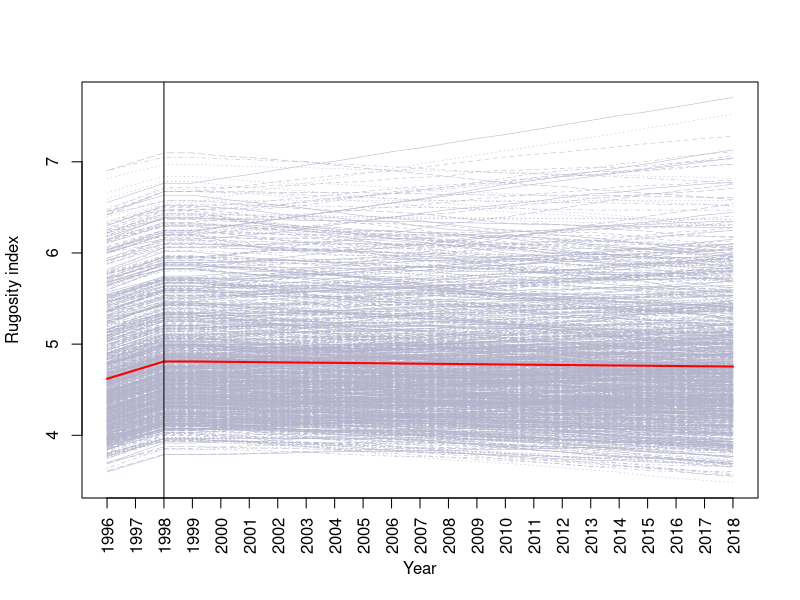

This figure's R source: (Note: this script raises an error after producing the figure.)

# Orbicella annularis structural complexity model for rates of multidecadal framework erosion (1998 - 2018)  
# parameterised using the field-data from Long Cay (Roff et al 2015 Global Change Biology, https://doi.org/10.1111/gcb.13006)
# g.roff@uq.edu.au [26th February 2019]


rm(list=ls()) # clear history
set.seed(101) # set seed


###### Loop model for 1000 simulations ----

df = NULL
for (k in 1:1000)
    {
     cat("model loop",k,"\n")


### # 1. Create cross section of O.annularis parameterised from field data ----

## Colony width derived from 95 colonies of Orbicella annularis measured at Long Cay in 2000 (Roff et al 2015 GCB)
cDiameter <- rnorm(1, mean = 78.85, sd = 30.98) # sample colony width from distribution
cDiameter[cDiameter <30] <- 30 # set minimum colony size at 20cm based on field data
cHeight <- (cDiameter*0.56) + 45.5 # convert colony width to height using equation from Roff et al (2015) GCB (Figure S2)

nrams<-round(cDiameter/(9.08 + 4.73)) # nrams is number of ramets within a colony (colony diameter divided by average ramet diameter and ramet spacing)

## Ramet diameters derived from 30 colonies of Orbicella annularis measured at Long Cay in 2000 (Roff et al 2015 GCB)
nDiameterR<-rnorm(round(nrams), mean = 9.08, sd = 3.15) # for the number of ramets in colony, randomly sample ramet diameter from distribution
nDiameterR[nDiameterR <2] <-2 # set minimum size at 2cm based on field data

## Ramet spacing derived from 50 colonies of Orbicella annularis measured at Long Cay in 1998
nSpacing <- rnorm(round(nrams), mean = 4.73, sd = 0.83) # for the number of ramets in colony, randomly sample ramet spacing from distribution
nSpacing[nSpacing <0.4] <- 0.4 # set minimum spacing at 0.4cm based on field data

nDiameter<-(nDiameterR+nSpacing)

# Ramet heights derived from 30 colonies of Orbicella annularis measured at Long Cay in 2000 (Roff et al 2015 GCB)
nHeight<-rnorm(nrams, mean = 6.77, sd = 2.7)  # for the number of ramets in colony, randomly sample ramet height from distribution
nHeight[nHeight <2.5] <-2.5 # set minimum size at 2.5cm

coral_list<-cbind(nDiameter,nHeight) # make matrix at colony scale of ramet diameters/spacing and ramet heights

# calculate rugosity of live coral (calculated as topographic "tooth-step" profile [see Figure 1, Figure S1])
topo<-sum(nDiameter)+(sum(nHeight)*2)+(cHeight*2) # sum the ramet diameters + spacings, colony height (*2)
rugosity<-topo/cDiameter # calculate rugosity as topography / colony diameter (Ri)

### 2. Determine  live/dead ramets within colonies prior to the 1998 bleaching event 

# calculate the number of live and dead ramets prior to the 1998 bleaching event
presurv <- (rnorm(1, mean = 0.977, sd = 0.086)) # average proportion of dead ramets determined from surveys in 1998 mean SD
presurv[presurv>1] <-1 # remove negative survival from rnorm distribution 
prelive<-round(presurv*nrams) # number of live ramets pre-1998
predead<-round(nrams)-prelive # number of dead ramets pre-1998

### 3. Simulate mortality following the 1998 bleaching event 

surv <- rnorm(1, mean = 0.141, sd = 0.11) # average survival determined from surveys in 2018 mean SD
surv[surv<0] <-0 # remove negative survival from rnorm distribution 
postrams<-round(surv*nrams) # number of surviving ramets post-1998
deadrams<-nrams-postrams # number of dead ramets post-1998

### 4. Define erosion and growth

# linear external bioerosion based on U-th measurements from Roff et al 2015 GCB
erosion <- rnorm(nrams, mean = -0.110329383, sd = 0.160802775) # calculate erosion per ramet based on random sampling of mean and SD from U-th [static = 2.2]
erosion[erosion>0] <-0 # remove positive erosion measurements stemming from mean SD
# linear extension (growth) based on CT scan measuerments of ramets 2006-2011 from Roff et al 2015 GCB
growth<- rnorm(nrams, mean = 0.686, sd = 0.127) # calculate growth per ramet based on random sampling of mean and SD from CT scans [static = 13.8]


### 5. Calculate multidecadal timesequence----

# create matrix at colony level and randomly sample growth and erosion from distributions in each timestep.

# pre-1998 assumes erosion of existing dead ramets (predead) and growth of living ramets (prelive) 
difference95<-nHeight+as.numeric(c(sample(erosion, predead, replace=TRUE),sample(growth, prelive, replace=TRUE)))
difference96<-difference95+as.numeric(c(sample(erosion, predead, replace=TRUE),sample(growth, prelive, replace=TRUE)))
difference97<-difference96+as.numeric(c(sample(erosion, predead, replace=TRUE),sample(growth, prelive, replace=TRUE)))
difference98<-difference97+as.numeric(c(sample(erosion, predead, replace=TRUE),sample(growth, prelive, replace=TRUE)))

# post-1998 mortality assumse growth of surviving ramets (postrams) and erosion of dead ramets (deadrams)
difference99<-difference98+as.numeric(c(sample(erosion, deadrams, replace=TRUE),sample(growth, postrams, replace=TRUE)))
difference00<-difference99+as.numeric(c(sample(erosion, deadrams, replace=TRUE),sample(growth, postrams, replace=TRUE)))
difference01<-difference00+as.numeric(c(sample(erosion, deadrams, replace=TRUE),sample(growth, postrams, replace=TRUE))) 
difference02<-difference01+as.numeric(c(sample(erosion, deadrams, replace=TRUE),sample(growth, postrams, replace=TRUE)))  
difference03<-difference02+as.numeric(c(sample(erosion, deadrams, replace=TRUE),sample(growth, postrams, replace=TRUE)))  
difference04<-difference03+as.numeric(c(sample(erosion, deadrams, replace=TRUE),sample(growth, postrams, replace=TRUE)))  
difference05<-difference04+as.numeric(c(sample(erosion, deadrams, replace=TRUE),sample(growth, postrams, replace=TRUE)))  
difference06<-difference05+as.numeric(c(sample(erosion, deadrams, replace=TRUE),sample(growth, postrams, replace=TRUE)))  
difference07<-difference06+as.numeric(c(sample(erosion, deadrams, replace=TRUE),sample(growth, postrams, replace=TRUE)))  
difference08<-difference07+as.numeric(c(sample(erosion, deadrams, replace=TRUE),sample(growth, postrams, replace=TRUE)))  
difference09<-difference08+as.numeric(c(sample(erosion, deadrams, replace=TRUE),sample(growth, postrams, replace=TRUE)))  
difference10<-difference09+as.numeric(c(sample(erosion, deadrams, replace=TRUE),sample(growth, postrams, replace=TRUE)))  
difference11<-difference10+as.numeric(c(sample(erosion, deadrams, replace=TRUE),sample(growth, postrams, replace=TRUE)))  
difference12<-difference11+as.numeric(c(sample(erosion, deadrams, replace=TRUE),sample(growth, postrams, replace=TRUE)))  
difference13<-difference12+as.numeric(c(sample(erosion, deadrams, replace=TRUE),sample(growth, postrams, replace=TRUE)))  
difference14<-difference13+as.numeric(c(sample(erosion, deadrams, replace=TRUE),sample(growth, postrams, replace=TRUE)))  
difference15<-difference14+as.numeric(c(sample(erosion, deadrams, replace=TRUE),sample(growth, postrams, replace=TRUE)))  
difference16<-difference15+as.numeric(c(sample(erosion, deadrams, replace=TRUE),sample(growth, postrams, replace=TRUE)))  
difference17<-difference16+as.numeric(c(sample(erosion, deadrams, replace=TRUE),sample(growth, postrams, replace=TRUE)))  
difference18<-difference17+as.numeric(c(sample(erosion, deadrams, replace=TRUE),sample(growth, postrams, replace=TRUE)))  

coral_list<-cbind(coral_list,difference95,difference96,difference97,difference98,difference99,difference00,difference01,difference02,difference03,difference04,difference05,difference06,difference07,difference08,difference09,
                  difference10,difference11,difference12,difference13,difference14,difference15,difference16,difference17,difference18)

coral_list<-as.data.frame(coral_list)


### 6. Calculate annual change rugosity at a colony scale (Ri)----

rugosity1995<-((cHeight*2)+sum(coral_list$nDiameter)+(sum(coral_list$difference95)*2))/cDiameter
rugosity1996<-((cHeight*2)+sum(coral_list$nDiameter)+(sum(coral_list$difference96)*2))/cDiameter
rugosity1997<-((cHeight*2)+sum(coral_list$nDiameter)+(sum(coral_list$difference97)*2))/cDiameter
rugosity1998<-((cHeight*2)+sum(coral_list$nDiameter)+(sum(coral_list$difference98)*2))/cDiameter
rugosity1999<-((cHeight*2)+sum(coral_list$nDiameter)+(sum(coral_list$difference98)*2))/cDiameter
rugosity2000<-((cHeight*2)+sum(coral_list$nDiameter)+(sum(coral_list$difference99)*2))/cDiameter
rugosity2001<-((cHeight*2)+sum(coral_list$nDiameter)+(sum(coral_list$difference00)*2))/cDiameter
rugosity2002<-((cHeight*2)+sum(coral_list$nDiameter)+(sum(coral_list$difference01)*2))/cDiameter
rugosity2003<-((cHeight*2)+sum(coral_list$nDiameter)+(sum(coral_list$difference02)*2))/cDiameter
rugosity2004<-((cHeight*2)+sum(coral_list$nDiameter)+(sum(coral_list$difference03)*2))/cDiameter
rugosity2005<-((cHeight*2)+sum(coral_list$nDiameter)+(sum(coral_list$difference04)*2))/cDiameter
rugosity2006<-((cHeight*2)+sum(coral_list$nDiameter)+(sum(coral_list$difference05)*2))/cDiameter
rugosity2007<-((cHeight*2)+sum(coral_list$nDiameter)+(sum(coral_list$difference06)*2))/cDiameter
rugosity2008<-((cHeight*2)+sum(coral_list$nDiameter)+(sum(coral_list$difference07)*2))/cDiameter
rugosity2009<-((cHeight*2)+sum(coral_list$nDiameter)+(sum(coral_list$difference08)*2))/cDiameter
rugosity2010<-((cHeight*2)+sum(coral_list$nDiameter)+(sum(coral_list$difference09)*2))/cDiameter
rugosity2011<-((cHeight*2)+sum(coral_list$nDiameter)+(sum(coral_list$difference10)*2))/cDiameter
rugosity2012<-((cHeight*2)+sum(coral_list$nDiameter)+(sum(coral_list$difference11)*2))/cDiameter
rugosity2013<-((cHeight*2)+sum(coral_list$nDiameter)+(sum(coral_list$difference12)*2))/cDiameter
rugosity2014<-((cHeight*2)+sum(coral_list$nDiameter)+(sum(coral_list$difference13)*2))/cDiameter
rugosity2015<-((cHeight*2)+sum(coral_list$nDiameter)+(sum(coral_list$difference14)*2))/cDiameter
rugosity2016<-((cHeight*2)+sum(coral_list$nDiameter)+(sum(coral_list$difference15)*2))/cDiameter
rugosity2017<-((cHeight*2)+sum(coral_list$nDiameter)+(sum(coral_list$difference16)*2))/cDiameter
rugosity2018<-((cHeight*2)+sum(coral_list$nDiameter)+(sum(coral_list$difference17)*2))/cDiameter



### 7. populate for output & end loop ----


df = rbind(df, data.frame(rugosity1995,rugosity1996,rugosity1997,rugosity1998,rugosity1999,rugosity2000,rugosity2001,rugosity2002,rugosity2003,
                          rugosity2004,rugosity2005,rugosity2006,rugosity2007,rugosity2008,rugosity2009,rugosity2010,rugosity2011,rugosity2012,
                          rugosity2013,rugosity2014,rugosity2015,rugosity2016,rugosity2017,rugosity2018,nrams,cDiameter,surv,prelive,predead,postrams,deadrams))


}



### 8. Plot annual changes in structural complexity for 1000 simulated colonies ----


dfmean<-colMeans(df)
dfmean<-as.data.frame(t(dfmean))
TimePoints=1996:2018
matplot(t(df[, c(2:24)]), lwd = 0.5,type="l", pch=1, col="#b3b3cc", xlab="Year",ylab="Rugosity index",xaxt = "n") # plots continuous
axis(1, at = 1:23, las=2, labels = paste(TimePoints))
lines(rowMeans(t(df[, c(2:24)])), col = "red", lwd = 2) 
abline(v=3)
  
mean(df$rugosity1998)
mean(df$rugosity2018)
sum(df$delta < 0)


### 9. Plot change in structural complexity with percent bleaching and colony size ----

df$delta<-(df$rugosity2018-df$rugosity1998)

par(mfrow=c(1,2))

cor.test(df$delta,df$cDiameter)
fm1 <- cor.test(df$delta,df$prop)
plot(df$delta~df$cDiameter, xlab="Colony width (cm)",  xlim=c(25,200), ylab=expression(paste(Delta,sep=" ", Ri)))
abline(h=0)
abline(lm(df$delta~df$cDiameter), col="red",lwd = 3)
text(120,0.8,format(round(fm1$estimate,2),nsmall=2), cex=1.4)


df$prop<-(df$surv*100)
cor.test(df$delta,df$prop)
fm2 <- cor.test(df$delta,df$prop)
plot(df$delta~df$prop, xlab="Percent survival",xlim=c(0,50), ylab=expression(paste(Delta,sep=" ", Ri)))
abline(h=0)
abline(lm(df$delta~df$prop), col="red",  lwd = 3)
text(12,0.8,format(round(fm2$estimate,2),nsmall=2), cex=1.4)


par(mfrow=c(1,1))




### 10. cross section model of ramets, ramet spacings and ramet heights
x<-c(0,0,1,1,1,2,2,3,3,4,4,5,5,6,6,7,7,8,8,9,9,10,10,11,11)
y<-c(0,1,1,1,0.5,0.5,1,1,0.5,0.5,1,1,0.5,0.5,1,1,0.5,0.5,1,1,0.5,0.5,1,1,0)
plot(x,y, ylim=c(0,1.5), pch=NA, xaxt='n', yaxt='n',ann=FALSE, asp=5)
polygon(x,y, col="#ffeb99")

title("Structural model of Orbicella annularis", cex=1.5)

text(1.5,0.45,"nSpacing", cex=0.8)
text(3.5,0.45,"nSpacing", cex=0.8)
text(5.5,0.45,"nSpacing", cex=0.8)
text(7.5,0.45,"nSpacing", cex=0.8)
text(9.5,0.45,"nSpacing", cex=0.8)

text(0.5,1.05,"nDiameterR", cex=0.8)
text(2.5,1.05,"nDiameterR", cex=0.8)
text(4.5,1.05,"nDiameterR", cex=0.8)
text(6.5,1.05,"nDiameterR", cex=0.8)
text(8.5,1.05,"nDiameterR", cex=0.8)
text(10.5,1.05,"nDiameterR", cex=0.8)

text(1.25,0.75,"nHeight", srt=270, cex=0.8) 
text(3.25,0.75,"nHeight", srt=270, cex=0.8) 
text(5.25,0.75,"nHeight", srt=270, cex=0.8) 
text(7.25,0.75,"nHeight", srt=270, cex=0.8) 
text(9.25,0.75,"nHeight", srt=270, cex=0.8) 

text(5.5,0.05,"cWidth") 

text(2,1.5,"nHeight = ramet height") 
text(2.5,1.44,"nDiameterR = ramet diameter") 
text(2.2,1.37,"nSpacing = ramet spacing") 
text(1.9,1.3,"cWidth = colony width") 

###### 

